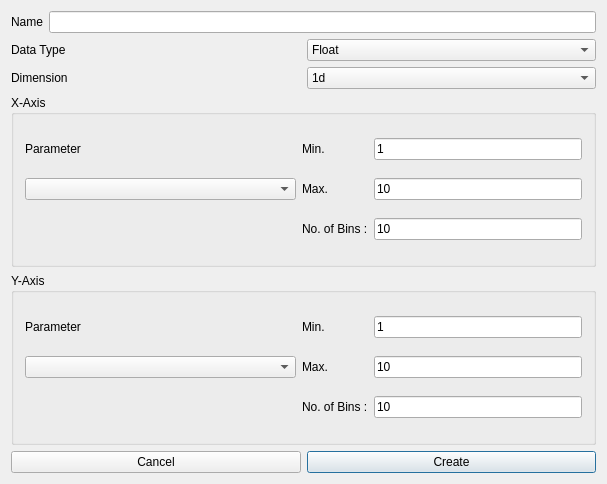
<?xml version="1.0" encoding="UTF-8"?>
<ui version="4.0">
 <author>Mohammad Al-Turany/Sergey Linev</author>
 <class>TGo4CreateNewHistogram</class>
 <widget class="QDialog" name="TGo4CreateNewHistogram">
  <property name="geometry">
   <rect>
    <x>0</x>
    <y>0</y>
    <width>607</width>
    <height>484</height>
   </rect>
  </property>
  <property name="windowTitle">
   <string>Create New Histogram</string>
  </property>
  <layout class="QVBoxLayout" name="verticalLayout">
   <item>
    <layout class="QHBoxLayout" name="horizontalLayout">
     <item>
      <widget class="QLabel" name="histNameLbl">
       <property name="text">
        <string>Name</string>
       </property>
       <property name="buddy">
        <cstring>histNameEdit</cstring>
       </property>
      </widget>
     </item>
     <item>
      <widget class="QLineEdit" name="histNameEdit"/>
     </item>
    </layout>
   </item>
   <item>
    <layout class="QGridLayout" name="gridLayout">
     <item row="0" column="0">
      <widget class="QLabel" name="dataTypeLbl">
       <property name="text">
        <string>Data Type</string>
       </property>
       <property name="buddy">
        <cstring>typeCombo</cstring>
       </property>
      </widget>
     </item>
     <item row="0" column="1">
      <widget class="QComboBox" name="typeCombo">
       <item>
        <property name="text">
         <string>Float</string>
        </property>
       </item>
       <item>
        <property name="text">
         <string>Double</string>
        </property>
       </item>
      </widget>
     </item>
     <item row="1" column="0">
      <widget class="QLabel" name="dimensionLbl">
       <property name="text">
        <string>Dimension</string>
       </property>
       <property name="buddy">
        <cstring>dimensionCombo</cstring>
       </property>
      </widget>
     </item>
     <item row="1" column="1">
      <widget class="QComboBox" name="dimensionCombo">
       <item>
        <property name="text">
         <string>1d</string>
        </property>
       </item>
       <item>
        <property name="text">
         <string>2d</string>
        </property>
       </item>
      </widget>
     </item>
    </layout>
   </item>
   <item>
    <widget class="QGroupBox" name="YAxisGroup_2">
     <property name="title">
      <string>X-Axis</string>
     </property>
     <layout class="QGridLayout" name="gridLayout_3">
      <item row="0" column="0">
       <widget class="QLabel" name="label_2">
        <property name="text">
         <string>Parameter</string>
        </property>
        <property name="buddy">
         <cstring>YParamCombo</cstring>
        </property>
       </widget>
      </item>
      <item row="0" column="2">
       <widget class="QLabel" name="TextLabel5_3">
        <property name="text">
         <string>Min.</string>
        </property>
        <property name="wordWrap">
         <bool>false</bool>
        </property>
        <property name="buddy">
         <cstring>Ymin</cstring>
        </property>
       </widget>
      </item>
      <item row="0" column="3">
       <widget class="QLineEdit" name="Xmin">
        <property name="minimumSize">
         <size>
          <width>100</width>
          <height>0</height>
         </size>
        </property>
        <property name="text">
         <string>1</string>
        </property>
       </widget>
      </item>
      <item row="1" column="0" colspan="2">
       <widget class="QComboBox" name="XParamCombo">
        <property name="minimumSize">
         <size>
          <width>100</width>
          <height>0</height>
         </size>
        </property>
       </widget>
      </item>
      <item row="1" column="2">
       <widget class="QLabel" name="TextLabel6_3">
        <property name="text">
         <string>Max.</string>
        </property>
        <property name="wordWrap">
         <bool>false</bool>
        </property>
        <property name="buddy">
         <cstring>Ymax</cstring>
        </property>
       </widget>
      </item>
      <item row="1" column="3">
       <widget class="QLineEdit" name="Xmax">
        <property name="minimumSize">
         <size>
          <width>100</width>
          <height>0</height>
         </size>
        </property>
        <property name="text">
         <string>10</string>
        </property>
       </widget>
      </item>
      <item row="2" column="1">
       <spacer name="horizontalSpacer_2">
        <property name="orientation">
         <enum>Qt::Horizontal</enum>
        </property>
        <property name="sizeHint" stdset="0">
         <size>
          <width>80</width>
          <height>20</height>
         </size>
        </property>
       </spacer>
      </item>
      <item row="2" column="2">
       <widget class="QLabel" name="TextLabel4_3">
        <property name="text">
         <string>No. of Bins :</string>
        </property>
        <property name="wordWrap">
         <bool>false</bool>
        </property>
        <property name="buddy">
         <cstring>YNoOfBins</cstring>
        </property>
       </widget>
      </item>
      <item row="2" column="3">
       <widget class="QLineEdit" name="XNoOfBins">
        <property name="minimumSize">
         <size>
          <width>100</width>
          <height>0</height>
         </size>
        </property>
        <property name="text">
         <string>10</string>
        </property>
       </widget>
      </item>
     </layout>
    </widget>
   </item>
   <item>
    <widget class="QGroupBox" name="YAxisGroup">
     <property name="title">
      <string>Y-Axis</string>
     </property>
     <layout class="QGridLayout" name="gridLayout_2">
      <item row="1" column="3">
       <widget class="QLineEdit" name="Ymax">
        <property name="minimumSize">
         <size>
          <width>100</width>
          <height>0</height>
         </size>
        </property>
        <property name="text">
         <string>10</string>
        </property>
       </widget>
      </item>
      <item row="0" column="2">
       <widget class="QLabel" name="TextLabel5_2">
        <property name="text">
         <string>Min.</string>
        </property>
        <property name="wordWrap">
         <bool>false</bool>
        </property>
        <property name="buddy">
         <cstring>Ymin</cstring>
        </property>
       </widget>
      </item>
      <item row="0" column="3">
       <widget class="QLineEdit" name="Ymin">
        <property name="minimumSize">
         <size>
          <width>100</width>
          <height>0</height>
         </size>
        </property>
        <property name="text">
         <string>1</string>
        </property>
       </widget>
      </item>
      <item row="2" column="3">
       <widget class="QLineEdit" name="YNoOfBins">
        <property name="minimumSize">
         <size>
          <width>100</width>
          <height>0</height>
         </size>
        </property>
        <property name="text">
         <string>10</string>
        </property>
       </widget>
      </item>
      <item row="2" column="1">
       <spacer name="horizontalSpacer">
        <property name="orientation">
         <enum>Qt::Horizontal</enum>
        </property>
        <property name="sizeHint" stdset="0">
         <size>
          <width>80</width>
          <height>20</height>
         </size>
        </property>
       </spacer>
      </item>
      <item row="1" column="0" colspan="2">
       <widget class="QComboBox" name="YParamCombo">
        <property name="minimumSize">
         <size>
          <width>100</width>
          <height>0</height>
         </size>
        </property>
       </widget>
      </item>
      <item row="2" column="2">
       <widget class="QLabel" name="TextLabel4_2">
        <property name="text">
         <string>No. of Bins :</string>
        </property>
        <property name="wordWrap">
         <bool>false</bool>
        </property>
        <property name="buddy">
         <cstring>YNoOfBins</cstring>
        </property>
       </widget>
      </item>
      <item row="0" column="0">
       <widget class="QLabel" name="label">
        <property name="text">
         <string>Parameter</string>
        </property>
        <property name="buddy">
         <cstring>YParamCombo</cstring>
        </property>
       </widget>
      </item>
      <item row="1" column="2">
       <widget class="QLabel" name="TextLabel6_2">
        <property name="text">
         <string>Max.</string>
        </property>
        <property name="wordWrap">
         <bool>false</bool>
        </property>
        <property name="buddy">
         <cstring>Ymax</cstring>
        </property>
       </widget>
      </item>
     </layout>
    </widget>
   </item>
   <item>
    <layout class="QHBoxLayout">
     <item>
      <widget class="QPushButton" name="cancelButton">
       <property name="text">
        <string>Cancel</string>
       </property>
      </widget>
     </item>
     <item>
      <widget class="QPushButton" name="createButton">
       <property name="toolTip">
        <string>Create histogram in local workspace.</string>
       </property>
       <property name="text">
        <string>Create</string>
       </property>
       <property name="shortcut">
        <string>Alt+L</string>
       </property>
       <property name="default">
        <bool>true</bool>
       </property>
      </widget>
     </item>
    </layout>
   </item>
  </layout>
 </widget>
 <layoutdefault spacing="6" margin="11"/>
 <tabstops>
  <tabstop>histNameEdit</tabstop>
  <tabstop>typeCombo</tabstop>
  <tabstop>dimensionCombo</tabstop>
  <tabstop>XParamCombo</tabstop>
  <tabstop>Xmin</tabstop>
  <tabstop>Xmax</tabstop>
  <tabstop>XNoOfBins</tabstop>
  <tabstop>YParamCombo</tabstop>
  <tabstop>Ymin</tabstop>
  <tabstop>Ymax</tabstop>
  <tabstop>YNoOfBins</tabstop>
  <tabstop>cancelButton</tabstop>
  <tabstop>createButton</tabstop>
 </tabstops>
 <resources/>
 <connections>
  <connection>
   <sender>createButton</sender>
   <signal>clicked()</signal>
   <receiver>TGo4CreateNewHistogram</receiver>
   <slot>CreateLocalHist()</slot>
   <hints>
    <hint type="sourcelabel">
     <x>331</x>
     <y>451</y>
    </hint>
    <hint type="destinationlabel">
     <x>20</x>
     <y>20</y>
    </hint>
   </hints>
  </connection>
  <connection>
   <sender>cancelButton</sender>
   <signal>clicked()</signal>
   <receiver>TGo4CreateNewHistogram</receiver>
   <slot>close()</slot>
   <hints>
    <hint type="sourcelabel">
     <x>242</x>
     <y>451</y>
    </hint>
    <hint type="destinationlabel">
     <x>184</x>
     <y>138</y>
    </hint>
   </hints>
  </connection>
 </connections>
</ui>
